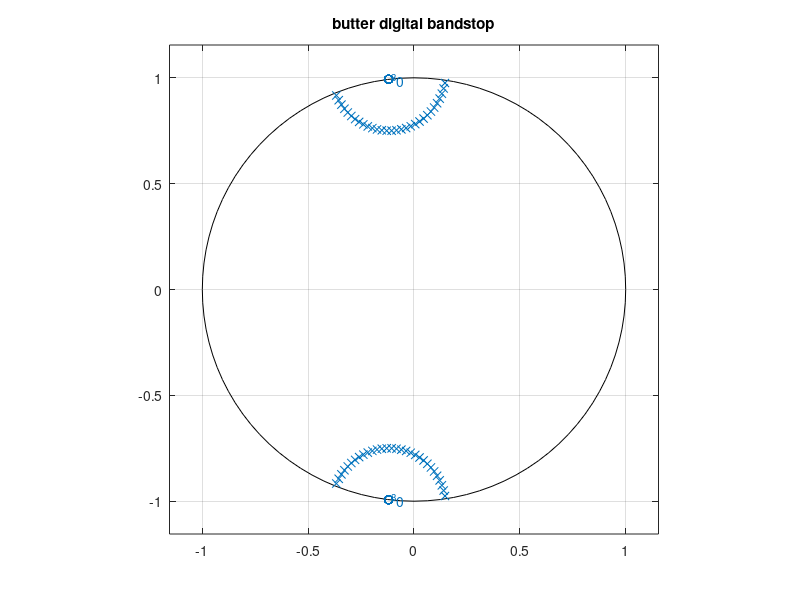

MATLAB code for this plot: (Note: this script raises an error after producing the figure.)
%% DSP HW 2
close all

a1 = [6 13 6 0]; %denom coeff, positiv powers 
b1 = [-2 5 -2];   %num coeff
[z,p, k] = tf2zp(b1, a1); %does not show multiplicity so need to account for that

%% designing IIR filters for passband filters
fs = 40e6; 
Wp_dig = [9e6 12.5e6]/20e6;  %normalized with fs/2
Ws_dig = [9.5e6 12e6]/20e6;
Wp_anal = [9e6 12.5e6]*2*pi;  %multiply by 2pi to convert to rad/s
Ws_anal = [9.5e6 12e6]*2*pi;
f1 = linspace(0, fs/2, 1e4);
norm_f1 = (2*pi*f1)/fs;  %for digital
ang_f1 = 2*pi*f1; %for analog

%BUTTERWORTH
[n_butt, Wn_butt] = buttord(Wp_dig, Ws_dig, 1.5, 40); %(Rp db of passband ripple, Rs db of attenuation in stopband) 
n_butt = n_butt*2
[z, p, k] = butter(n_butt, Wn_butt, 'stop');
figure;
zplane(z, p);
title('butter digital bandstop');
[b_butt, a_butt] = butter(n_butt, Wn_butt, 'stop');
H_butt = freqz(b_butt, a_butt, norm_f1);  
mag_resp(H_butt, f1, fs/2, -50, 2);
phase_resp(H_butt, f1, fs/2);

[n_butt_anal, Wn_butt_anal] = buttord(Wp_anal, Ws_anal, 1.5, 40, 's'); %%returns Wn shoudl be angular freq
n_butt_anal = n_butt_anal *2
[z_anal, p_anal, k] = butter(n_butt_anal, Wn_butt_anal, 'stop', "s");  %Wn shoudl be angular freq
figure;
zplane(z_anal, p_anal);
title('butter analog bandstop');
[b_butt_anal, a_butt_anal] = butter(n_butt_anal, Wn_butt_anal, 'stop', "s");
H_butt_anal = freqs(b_butt_anal, a_butt_anal, ang_f1); %at angular freqs
mag_resp(H_butt_anal, f1, fs/2, -50, 2);
phase_resp(H_butt_anal, f1, fs/2);

%CHEBY1
[n_cheby1_dig, Wp_cheby1_dig] = cheb1ord(Wp_dig, Ws_dig, 1.5, 40);
n_cheby1_dig = n_cheby1_dig*2
[z, p, k] = cheby1(n_cheby1_dig, 1.5, Wp_dig, 'stop');
figure;
zplane(z, p);   %cheby1 rolls off faster than cheby2, equiripple in passband
title('cheby1 digital bandstop');
[b_cheby1, a_cheby1] = cheby1(n_cheby1_dig, 1.5, Wp_dig, 'stop');
H_cheby1 = freqz(b_cheby1, a_cheby1, norm_f1);  
mag_resp(H_cheby1, f1, fs/2, -80, 2);
phase_resp(H_cheby1, f1, fs/2);

[n_cheby1_anal, Wp_cheby1_anal] = cheb1ord(Wp_anal, Ws_anal, 1.5, 40, 's');
n_cheby1_anal = n_cheby1_anal*2
[z, p, k] = cheby1(n_cheby1_anal, 1.5, Wp_anal, 'stop', 's');
figure;
zplane(z, p);   %cheby1 rolls off faster than cheby2, equiripple in passband
title('cheby1 analog bandstop');
[b_cheby1_anal, a_cheby1_anal] = cheby1(n_cheby1_anal, 1.5, Wp_anal, 'stop', 's');
H_cheby1_anal = freqs(b_cheby1_anal, a_cheby1_anal, ang_f1);  
mag_resp(H_cheby1_anal, f1, fs/2, -80, 2);
phase_resp(H_cheby1_anal, f1, fs/2);

%CHEBY2
[n_cheby2_dig, Ws_cheby2_dig] = cheb2ord(Wp_dig, Ws_dig, 1.5, 40);
n_cheby2_dig = n_cheby2_dig*2
[z, p, k] = cheby2(n_cheby2_dig, 1.5, Ws_dig, 'stop');
figure;
zplane(z, p);   %cheby1 rolls off faster than cheby2, equiripple in passband
title('cheby2 digital bandstop');
[b_cheby2, a_cheby2] = cheby2(n_cheby2_dig, 1.5, Ws_dig, 'stop');
H_cheby2 = freqz(b_cheby2, a_cheby2, norm_f1);  
mag_resp(H_cheby2, f1, fs/2, -80, 2);
phase_resp(H_cheby2, f1, fs/2);

[n_cheby2_anal, Wp_cheby2_anal] = cheb2ord(Wp_anal, Ws_anal, 1.5, 40, 's');
n_cheby2_anal = n_cheby2_anal*2
[z, p, k] = cheby2(n_cheby2_anal, 1.5, Ws_anal, 'stop', 's');
figure;
zplane(z, p);   %cheby1 rolls off faster than cheby2, equiripple in passband
title('cheby2 analog bandstop');
[b_cheby2_anal, a_cheby2_anal] = cheby2(n_cheby2_anal, 1.5, Ws_anal, 'stop', 's');
H_cheby2_anal = freqs(b_cheby2_anal, a_cheby2_anal, ang_f1);  
mag_resp(H_cheby2_anal, f1, fs/2, -80, 2);
phase_resp(H_cheby2_anal, f1, fs/2);

%ELLIP
[n_ellip, Wn_ellip] = ellipord(Wp_dig, Ws_dig, 1.5, 40); %(Rp db of passband ripple, Rs db of attenuation in stopband) 
n_ellip = n_ellip*2
[z, p, k] = ellip(n_ellip, 1.5, 40, Wp_dig, 'stop');
figure;
zplane(z, p);
title('ellip digital bandstop');
[b_ellip, a_ellip] = ellip(n_ellip, 1.5, 40, Wp_dig, 'stop');
H_ellip = freqz(b_ellip, a_ellip, norm_f1);  
mag_resp(H_ellip, f1, fs/2, -50, 2);
phase_resp(H_ellip, f1, fs/2);

[n_ellip_anal, Wn_ellip_anal] = ellipord(Wp_anal, Ws_anal, 1.5, 40, 's');
n_ellip_anal= n_ellip_anal*2
[z, p, k] = ellip(n_ellip_anal, 1.5, 40, Wp_anal, 'stop', 's');
figure;
zplane(z, p);
title('ellip analog bandstop');
[b_ellip_anal, a_ellip_anal] = ellip(n_ellip_anal, 1.5, 40, Wp_anal, 'stop', 's');
H_ellip_anal = freqs(b_ellip_anal, a_ellip_anal, ang_f1);  
mag_resp(H_ellip_anal, f1, fs/2, -50, 2);
phase_resp(H_ellip_anal, f1, fs/2);

%for each filter, the peak passband gain looks to be at 0db for 
% each of the graphs. They approach 0db.

%at stopband edges: 9.5e6  12e6, should be less than -40db
% the gain is lower than -40db, and significantly lower for the analog filters. 
% the butterworth dig and analog filter has pretty close to stopband edge target gain.
% the cheby2 gain looks off, although it looks right on the graph *shrug*

ind_stop_1 = find(norm_f1 >= (2*pi*9.5e6)/fs, 1)
ind_stop_2 = find(norm_f1 >= (2*pi*12e6)/fs, 1)
butt_stop_gain = [20*log10(abs(H_butt(ind_stop_1))) 20*log10(abs(H_butt(ind_stop_2)))]
butt_stop_gain_anal = [20*log10(abs(H_butt_anal(ind_stop_1))) 20*log10(abs(H_butt_anal(ind_stop_2)))]
cheby1_stop_gain = [20*log10(abs(H_cheby1(ind_stop_1))) 20*log10(abs(H_cheby1(ind_stop_2)))]
cheby1_stop_gain_anal = [20*log10(abs(H_cheby1_anal(ind_stop_1))) 20*log10(abs(H_cheby1_anal(ind_stop_2)))]
cheby2_stop_gain = [20*log10(abs(H_cheby2(ind_stop_1))) 20*log10(abs(H_cheby2(ind_stop_2)))]
cheby2_stop_gain_anal = [20*log10(abs(H_cheby2_anal(ind_stop_1))) 20*log10(abs(H_cheby2_anal(ind_stop_2)))]
ellip_stop_gain = [20*log10(abs(H_ellip(ind_stop_1))) 20*log10(abs(H_ellip(ind_stop_2)))]
ellip_stop_gain_anal = [20*log10(abs(H_ellip_anal(ind_stop_1))) 20*log10(abs(H_ellip_anal(ind_stop_2)))]

%at passband edges: 9e6    12.5e6 should be -1.5
ind_pass_1 = find(norm_f1 >= (2*pi*9e6)/fs, 1);
ind_pass_2 = find(norm_f1 >= (2*pi*12.5e6)/fs, 1);
butt_pass_gain = [20*log10(abs(H_butt(ind_pass_1))) 20*log10(abs(H_butt(ind_pass_2)))];
butt_pass_gain_anal = [20*log10(abs(H_butt_anal(ind_pass_1))) 20*log10(abs(H_butt_anal(ind_pass_2)))];
cheby1_pass_gain = [20*log10(abs(H_cheby1(ind_pass_1))) 20*log10(abs(H_cheby1(ind_pass_2)))];
cheby1_pass_gain_anal = [20*log10(abs(H_cheby1_anal(ind_pass_1))) 20*log10(abs(H_cheby1_anal(ind_pass_2)))];
cheby2_pass_gain = [20*log10(abs(H_cheby2(ind_pass_1))) 20*log10(abs(H_cheby2(ind_pass_2)))];
cheby2_pass_gain_anal = [20*log10(abs(H_cheby2_anal(ind_pass_1))) 20*log10(abs(H_cheby2_anal(ind_pass_2)))];
ellip_pass_gain = [20*log10(abs(H_ellip(ind_pass_1))) 20*log10(abs(H_ellip(ind_pass_2)))];
ellip_pass_gain_anal = [20*log10(abs(H_ellip_anal(ind_pass_1))) 20*log10(abs(H_ellip_anal(ind_pass_2)))];

%% designing digital FIR filters, linear phase doubles filter order

%Equiripple
rp = 1.5;
rs= 40; 
dev = [(10^(rp/20)-1)/(10^(rp/20)+1) 10^(-rs/20) (10^(rp/20)-1)/(10^(rp/20)+1)];   %tolerances corresponds to bands
[n, fo, ao, w] = firpmord([9e6 9.5e6 12e6 12.5e6], [1 0 1], dev, fs); %a0 denotes number of bands
b = firpm(n, fo, ao, w);
filt_length_equi = length(b);  %filterorder - 1 
figure;
stem(b);
[z, p, k] = tf2zpk(b,1);
figure;
zplane(z, p);
title('equiripple FIR digital bandstop');
H_equi = freqz(b, 1, norm_f1);
mag_resp(H_equi, f1, fs/2, -50, 2);
phase_resp(H_equi, f1, fs/2);
weights_ratio = w(1)/w(2)
tolerance_ratio = dev(2)/dev(1) %yes they are the same
max_gain_equi = max(max(20*log10(abs(H_equi(1:ind_pass_1)))), max(20*log10(abs(H_equi(ind_pass_2:length(norm_f1))))));
min_gain_equi = min(min(20*log10(abs(H_equi(1:ind_pass_1)))), min(20*log10(abs(H_equi(ind_pass_2:length(norm_f1))))));
min_max_equi = max_gain_equi-min_gain_equi
%this is about .2dB off from being 1.5dB different
max_gain_equi_stop = max(20*log10(abs(H_equi(ind_stop_1:ind_stop_2))))
%it is less than -30dB, meets specification

%kaiser window, should have greater order 
dev = [10^(rp/20) 10^(-rs/20) 10^(rp/20)];
[n, Wn, beta, ftype] = kaiserord([9e6 9.5e6 12e6 12.5e6],[1 0 1], dev, fs); %beta is sindow shape
h = fir1(n, Wn, 'stop', kaiser(n+1, beta));
filt_length_kaiser = length(h);  %filterorder - 1 
figure;
stem(h);
[z, p, k] = tf2zpk(h,1);
figure;
zplane(z, p);
title('kaiser FIR digital bandstop');
H_kaiser = freqz(h, 1, norm_f1);
mag_resp(H_kaiser, f1, fs/2, -50, 2);
phase_resp(H_kaiser, f1, fs/2);
max_gain_kaiser = max(max(20*log10(abs(H_kaiser(1:ind_pass_1)))), max(20*log10(abs(H_kaiser(ind_pass_2:length(norm_f1))))))
min_gain_kaiser = min(min(20*log10(abs(H_kaiser(1:ind_pass_1)))), min(20*log10(abs(H_kaiser(ind_pass_2:length(norm_f1))))))
min_max_kaiser = max_gain_kaiser-min_gain_kaiser
%this is not 1.5dB apart, it is a magnitude of 10 off, but I think this
%makes sense since kaiser has less ripple in the passband from the pics
max_gain_kaiser_stop = max(20*log10(abs(H_kaiser(ind_stop_1:ind_stop_2))))
%it is less than -30dB, meets specification

% e) My kaiser filter has a lower passband ripple than the specifications.
% To meet this requirement, I would increase rp to greater than 1.5dB so
% that we can acheive the 1.5dB ripple in the passband. Stopband
% attenuation is met for both filters. 


%% mag and phase responses
function mag_resp= mag_resp(H, f, xmax, ymin, ymax)
Hdb = 20*log10(abs(H));
figure;
subplot(2, 1, 1);
mag_resp = plot(f, Hdb);
xlabel("Frequency Mhz");
ylabel("|H| (dB)");
xlim([0 xmax]);
ylim([ymin ymax]);
title("Magnitude Response");
grid on;
end 

function phase_resp = phase_resp(H, f, xmax)
Hph = rad2deg(unwrap(angle(H)));
subplot(2, 1, 2);
phase_resp = plot(f, Hph);
xlabel("Frequency MHz");
ylabel("Phase (deg)");
xlim([0 xmax]);
title("Phase Response");
grid on;
end


